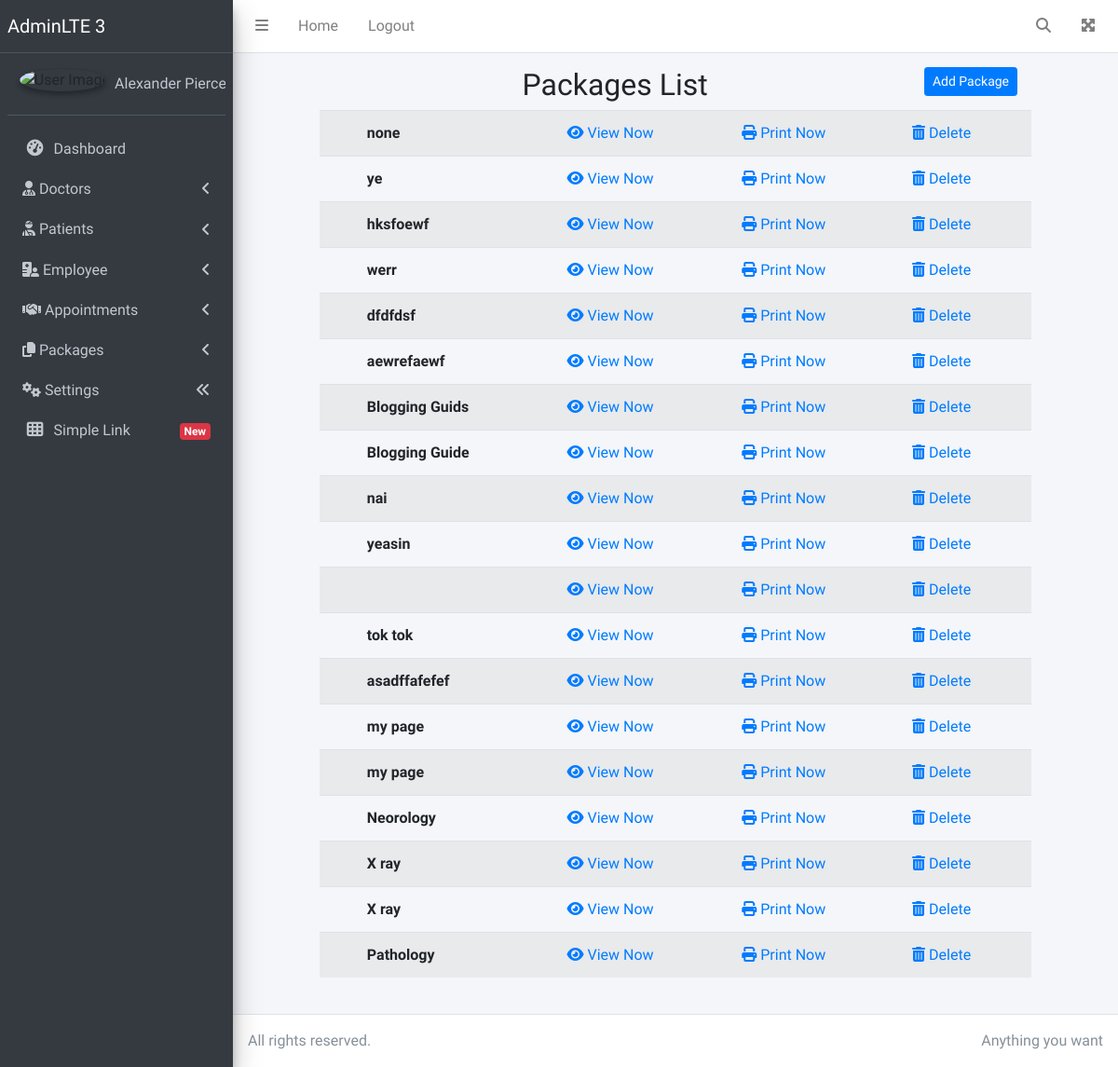
The page /package_list/ (signed in) on the database its author committed.
### sadmin/models.py (models this page shows, shortened)
class Package(models.Model):
    name        =   models.CharField(max_length=200,verbose_name='Package Name')
    detail      =   models.TextField(max_length=400, blank=True, verbose_name='Package details')
    price       =   models.IntegerField(verbose_name='Package Price', default="00")
    created_at  =   models.DateTimeField(auto_now_add=True)
    updated_at  =   models.DateTimeField(auto_now=True)
    class Meta:
        verbose_name_plural =" Packages "

### sadmin/views.py (the view)
# urls.py: path('package_list/',login_required(login_url='login') (views.PackageListView.as_view()), name = 'packagelist'),
class PackageListView(View):
    def get(self, request,*args, **kwargs):
        packages = Package.objects.all().order_by('-id')
        context = {'packages':packages }
        return render (request,'package/package_list.html', context)

### sadmin/templates/package/package_list.html (shortened to what this page needs)
{% extends 'base/dashboard_base.html' %}
{% block body %}
<div class="container ">
<div class="row ">
	<div class="col-md-10 mx-auto">
        <div class="row">
            <div class="col">
                <h2 > Packages List </h2>
            </div>
            <div class="col col-lg-2">
                <button type="button" class="btn btn-primary btn-sm"><a href="{% url 'create_package' %}"> Add Package </a> </button>
            </div>
          </div>
<table class="table table-striped">
    {% for ps in packages %}
    <tr>
        <td> </td>
        <td><strong>{{ ps.name }}</strong> </td>
        <td><a href=""><i class="fas fa-eye"></i> View Now</a>  </td>
        <td><a href= ""> <i class="fas fa-print"></i> Print Now</a></td>
        <td> <a href=""><i  class="fas fa-trash-alt"></i> Delete</a></td>
    </tr>
    {% empty %}
    <h2> Sorry No Package to show Now </h2>
    {% endfor %}
    </table>
</div>
</div>
</div>
{% endblock %}

### rows shown on the page
Package: name "none"
Package: name "ye"
Package: name "hksfoewf"
Package: name "werr"
Package: name "dfdfdsf"
Package: name "aewrefaewf"
Package: name "Blogging Guids"
Package: name "Blogging Guide"
Package: name "nai"
Package: name "yeasin"
Package: name "tok tok"
Package: name "asadffafefef"
Package: name "my page"
Package: name "my page"
Package: name "Neorology"
Package: name "X ray"
Package: name "X ray"
Package: name "Pathology"
